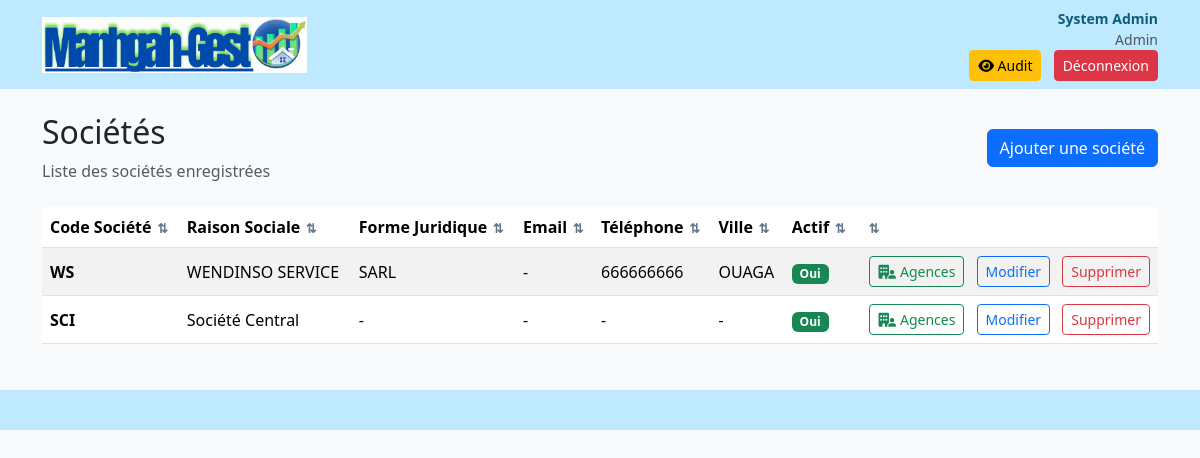
Page /societes/ (signed in) on the earlier database version.
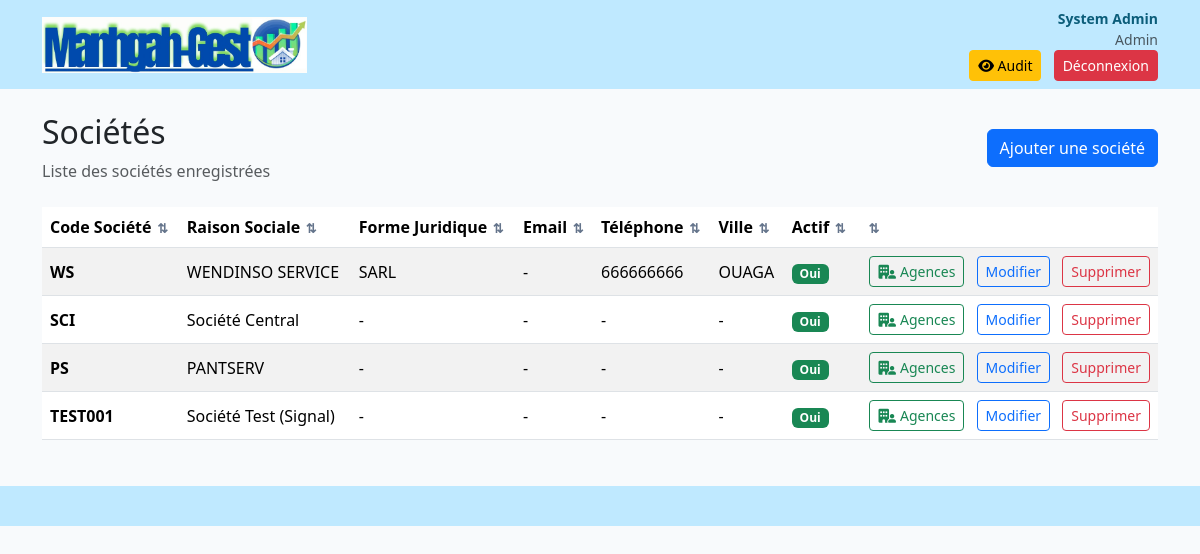
Same page on the later database version.
### core/models.py (models this page shows, shortened)
class UtilisateurProfile(models.Model):
    user = models.OneToOneField('auth.User', on_delete=models.CASCADE, verbose_name='Compte auth')
    societe = models.ForeignKey(Societe, on_delete=models.PROTECT, verbose_name='Société')
    agence = models.ForeignKey(Agence, on_delete=models.SET_NULL, blank=True, null=True, verbose_name='Agence')
    role = models.ForeignKey(Role, on_delete=models.PROTECT, verbose_name='Rôle')
    nom = models.CharField(max_length=100, verbose_name='Nom')
    prenom = models.CharField(max_length=100, verbose_name='Prénom')
    email = models.EmailField(max_length=100, unique=True, verbose_name='Email')
    telephone = models.CharField(max_length=20, blank=True, null=True, verbose_name='Téléphone')
    photo = models.CharField(max_length=255, blank=True, null=True, verbose_name='Photo')
    actif = models.BooleanField(default=True, verbose_name='Actif')
    derniere_connexion = models.DateTimeField(blank=True, null=True, verbose_name='Dernière Connexion')
    date_creation = models.DateTimeField(auto_now_add=True, verbose_name='Date Création')
    date_modification = models.DateTimeField(auto_now=True, verbose_name='Date Modification')
    class Meta:
        verbose_name = 'Utilisateur'
        verbose_name_plural = 'Utilisateurs'
        ordering = ['nom', 'prenom']
        indexes = [
            models.Index(fields=['societe', 'agence', 'actif']),
        ]

class Role(models.Model):
    DIRECTION_CHOICES = [
        ('Direction Commerciale', 'Direction Commerciale'),
        ('Direction des Achats', 'Direction des Achats'),
        ('Direction des Ressources Humaines', 'Direction des Ressources Humaines'),
        ('Direction de la Production', 'Direction de la Production'),
        ('Direction Logistique & Stock', 'Direction Logistique & Stock'),
        ('Direction Informatique', 'Direction Informatique'),
        ('Direction Juridique', 'Direction Juridique'),
        ('Direction des Projets', 'Direction des Projets'),
    ]
    nom = models.CharField(max_length=50, unique=True, verbose_name='Nom du rôle')
    direction = models.CharField(max_length=50, choices=DIRECTION_CHOICES, blank=True, null=True, verbose_name='Direction')
    description = models.TextField(blank=True, null=True, verbose_name='Description')
    niveau_acces = models.IntegerField(default=1, verbose_name='Niveau d’accès')
    actif = models.BooleanField(default=True, verbose_name='Actif')
    created_at = models.DateTimeField(auto_now_add=True, verbose_name='Créé le')
    class Meta:
        verbose_name = 'Rôle'
        verbose_name_plural = 'Rôles'
        ordering = ['direction', 'niveau_acces', 'nom']
    def __str__(self):
        return self.nom

class Societe(models.Model):
    code_societe = models.CharField(max_length=20, unique=True, verbose_name='Code Société', db_index=True)
    raison_sociale = models.CharField(max_length=200, verbose_name='Raison Sociale')
    forme_juridique = models.CharField(max_length=50, blank=True, null=True, verbose_name='Forme Juridique')
    numero_registre = models.CharField(max_length=50, blank=True, null=True, verbose_name='Numéro Registre')
    numero_fiscal = models.CharField(max_length=50, blank=True, null=True, verbose_name='Numéro Fiscal')
    adresse = models.TextField(blank=True, null=True, verbose_name='Adresse')
    ville = models.CharField(max_length=100, blank=True, null=True, verbose_name='Ville')
    code_postal = models.CharField(max_length=20, blank=True, null=True, verbose_name='Code Postal')
    pays = models.CharField(max_length=100, default='Burkina Faso', verbose_name='Pays')
    telephone = models.CharField(max_length=20, blank=True, null=True, verbose_name='Téléphone')
    email = models.EmailField(blank=True, null=True, verbose_name='Email')
    site_web = models.CharField(max_length=200, blank=True, null=True, verbose_name='Site Web')
    logo = models.CharField(max_length=255, blank=True, null=True, verbose_name='Logo')
    actif = models.BooleanField(default=True, verbose_name='Actif', db_index=True)
    date_creation = models.DateTimeField(auto_now_add=True, verbose_name='Date Création')
    date_modification = models.DateTimeField(auto_now=True, verbose_name='Date Modification')
    class Meta:
        verbose_name = 'Société'
        verbose_name_plural = 'Sociétés'
        ordering = ['raison_sociale']
        indexes = [
            models.Index(fields=['code_societe']),
            models.Index(fields=['actif']),
        ]

### core/views.py (the view)
# urls.py: path('societes/', views.societe_list, name='societe_list'),
@login_required
def societe_list(request):
    societes = Societe.objects.annotate(agent_count=Count('agence')).all()
    return render(request, 'core/societe_list.html', {'societes': societes})

### templates/core/societe_list.html
{% extends 'core/base.html' %}
{% block content %}
  <div class="d-flex justify-content-between align-items-center mb-4">
    <div>
      <h2>Sociétés</h2>
      <p class="text-muted mb-0">Liste des sociétés enregistrées</p>
    </div>
    <a href="{% url 'societe_create' %}{% if request.GET.standalone == '1' %}?standalone=1{% endif %}" class="btn btn-primary">Ajouter une société</a>
  </div>
  <div class="table-responsive">
    <table class="table table-striped table-hover align-middle">
      <thead>
        <tr>
          <th>Code Société</th>
          <th>Raison Sociale</th>
          <th>Forme Juridique</th>
          <th>Email</th>
          <th>Téléphone</th>
          <th>Ville</th>
          <th>Actif</th>
          <th></th>
        </tr>
      </thead>
      <tbody>
        {% for societe in societes %}
          <tr>
            <td><strong>{{ societe.code_societe }}</strong></td>
            <td>{{ societe.raison_sociale }}</td>
            <td>{{ societe.forme_juridique|default:"-" }}</td>
            <td>{{ societe.email|default:"-" }}</td>
            <td>{{ societe.telephone|default:"-" }}</td>
            <td>{{ societe.ville|default:"-" }}</td>
            <td>{% if societe.actif %}<span class="badge bg-success">Oui</span>{% else %}<span class="badge bg-secondary">Non</span>{% endif %}</td>
            <td class="text-end">
              <a href="{% url 'agence_list' %}?societe={{ societe.pk }}" class="btn btn-sm btn-outline-success me-2"><i class="fa-solid fa-building-user me-1"></i>Agences</a>
              <a href="{% url 'societe_update' societe.pk %}{% if request.GET.standalone == '1' %}?standalone=1{% endif %}" class="btn btn-sm btn-outline-primary me-2">Modifier</a>
              <a href="{% url 'societe_delete' societe.pk %}{% if request.GET.standalone == '1' %}?standalone=1{% endif %}" class="btn btn-sm btn-outline-danger js-delete-link">Supprimer</a>
            </td>
          </tr>
        {% empty %}
          <tr>
            <td colspan="8" class="text-center">Aucune société enregistrée.</td>
          </tr>
        {% endfor %}
      </tbody>
    </table>
  </div>
{% endblock %}

### templates/core/base.html (shortened to what this page needs)
{% load static %}
<!doctype html>
<html lang="fr">
  <head>
    <link href="https://cdn.jsdelivr.net/npm/bootstrap@5.3.2/dist/css/bootstrap.min.css" rel="stylesheet">
    <link href="https://cdnjs.cloudflare.com/ajax/libs/font-awesome/6.4.0/css/all.min.css" rel="stylesheet">
    <link rel="stylesheet" href="{% static 'css/style.css' %}">
  </head>
  <body {% if request.GET.standalone == '1' %}class="standalone-layout"{% endif %}>
    <div class="topbar bg-lightblue py-2">
      <div class="container d-flex align-items-center justify-content-between">
        <div class="d-flex align-items-center">
          <div class="logo me-3">
            <img src="{% static 'img/logo.png' %}" alt="Manhgah-Gest"
                 style="height:56px; width:auto; display:block;"
                 onerror="this.style.display='none'; this.nextElementSibling.style.display='inline'">
          </div>
        </div>
        <div class="text-end">
          {% if user.is_authenticated %}
            {% if user.utilisateurprofile.prenom %}
              <span class="small fw-bold d-block" style="color:#0b5d7a;">{{ user.utilisateurprofile.prenom }} {{ user.utilisateurprofile.nom }}</span>
              <span class="small text-muted d-block">{{ user.utilisateurprofile.role }}</span>
            {% else %}
              <span class="small fw-bold d-block" style="color:#0b5d7a;">{{ user.username }}</span>
            {% endif %}
            {% if user.is_superuser %}
              <a href="{% url 'activity_log' %}" class="btn btn-sm btn-warning me-2">
                <i class="fa-solid fa-eye"></i> Audit
              </a>
            {% endif %}
            <a href="{% url 'logout' %}" class="btn btn-sm btn-danger">Déconnexion</a>
          {% else %}
            <a href="{% url 'login' %}" class="btn btn-sm btn-primary">Connexion</a>
          {% endif %}
        </div>
      </div>
    </div>
    <main class="{% if request.GET.standalone == '1' %}container-fluid px-3 px-md-4 py-4{% else %}container my-4{% endif %}">
      {% block content %}{% endblock %}
    </main>
    {% if request.GET.standalone != '1' %}
    <footer class="footerbar bg-lightblue">
      <div class="container">&nbsp;</div>
    </footer>
    {% endif %}
  </body>
</html>

### static/css/style.css (style rules this page uses)
:root { --purple:#7c3aed }
:root { --purple:#7c3aed; --lightblue:#bfe9ff; --teal:#0ea5a4; --green:#16a34a; --red:#ef4444; --yellow:#f59e0b; --blue:#06b6d4 }
body { background:#f8fafc }
.topbar { background:var(--lightblue); }
.logo { font-weight:700;color:#0b5d7a }
.footerbar { height:40px;background:var(--lightblue);margin-top:30px }

### templates/core/base.html (style rules this page uses)
.table-sortable thead th.sortable-col { cursor: pointer; user-select: none; white-space: nowrap; }

Differences in the rows shown:
added Societe: code_societe "PS", raison_sociale "PANTSERV", forme_juridique "-", email "-", telephone "-", ville "-", actif "Oui"
added Societe: code_societe "TEST001", raison_sociale "Société Test (Signal)", forme_juridique "-", email "-", telephone "-", ville "-", actif "Oui"
